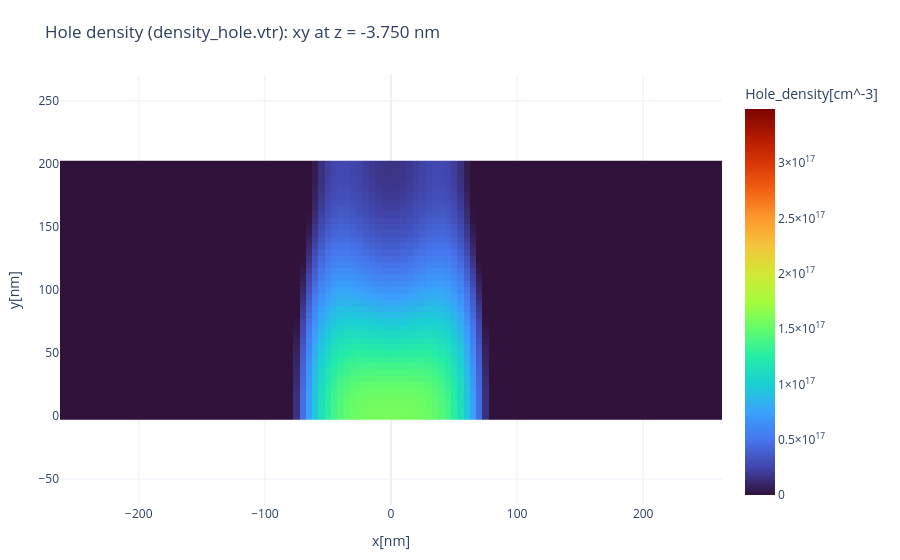
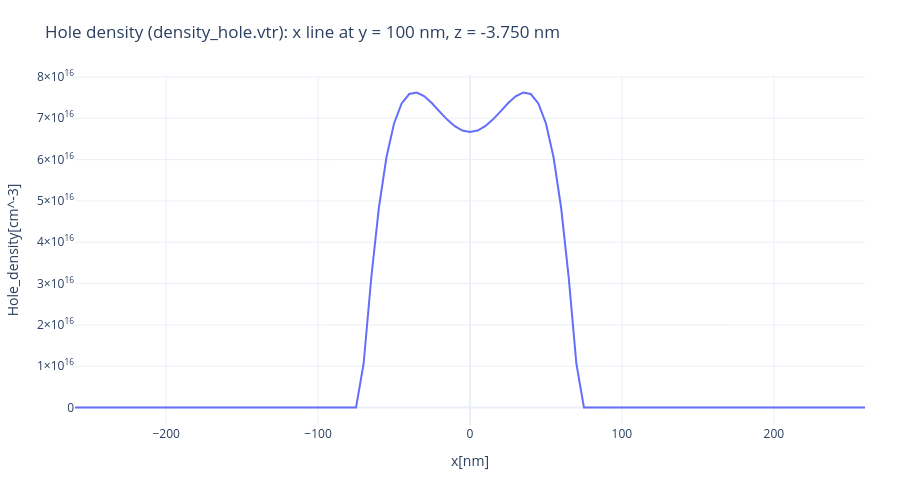
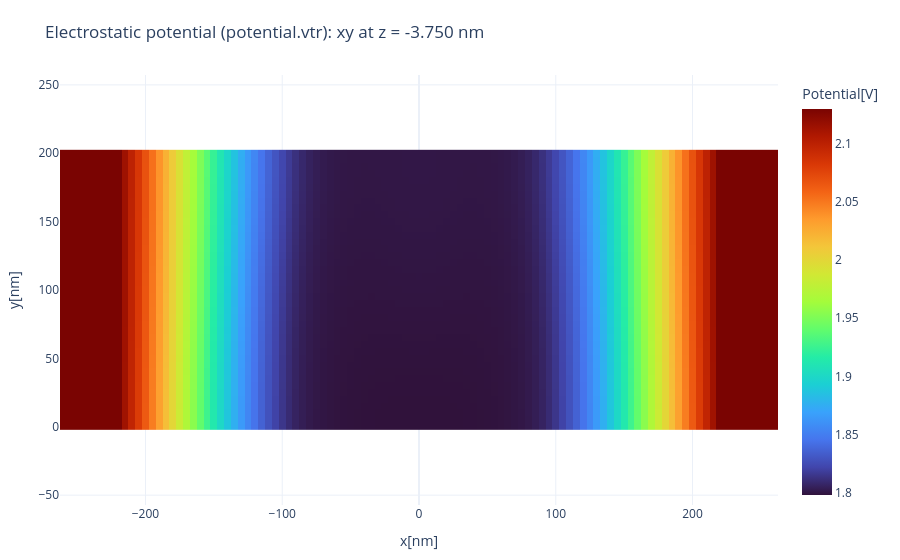
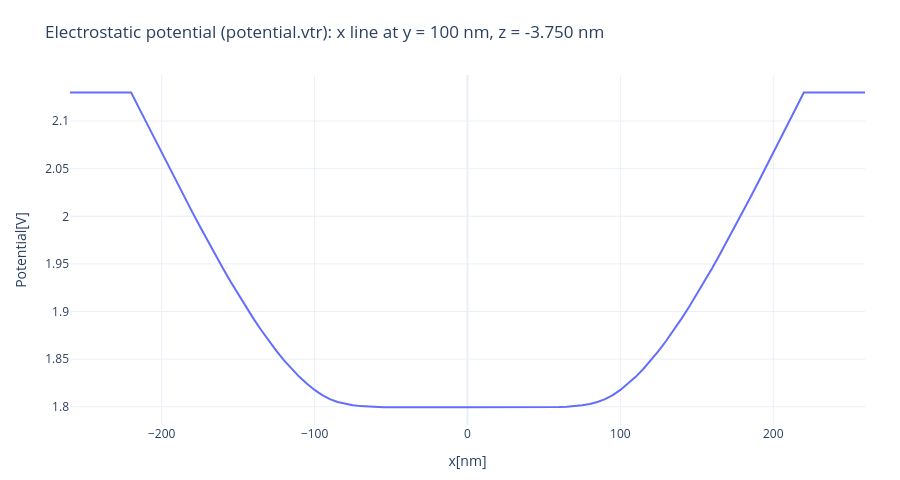

Notebook source saved alongside these figures, in order:
### Markdown cell above
### 7.2 Separate raw plane and line plots

The two density planes use one shared linear color range, making their spatial
patterns directly comparable. The `probability_shift` fields include their
state-energy offsets and are plotted exactly as written by nextnano.

### Code cell
# Extract all data first so shared color limits can be determined before plotting.
vtr_cut_results = {
    output["label"]: extract_vtr_cuts(
        output["path"],
        variable=output["variable"],
        plane_axis=CUT_PLANE_AXIS,
        plane_value_nm=CUT_PLANE_VALUE_NM,
        line_axis=CUT_LINE_AXIS,
        line_fixed_coords_nm=CUT_LINE_FIXED_COORDS_NM,
    )
    for output in VTR_OUTPUTS
}

density_outputs = [
    output for output in VTR_OUTPUTS
    if output["shared_scale_group"] == "density"
]
SHARED_DENSITY_COLOR_RANGE = (
    0.0,
    max(
        float(np.nanmax(plane_values_yx(vtr_cut_results[output["label"]]["plane"])))
        for output in density_outputs
    ),
)
print("Shared raw density color range:", SHARED_DENSITY_COLOR_RANGE)

cut_consistency_rows = []
for output in VTR_OUTPUTS:
    cuts = vtr_cut_results[output["label"]]
    plane = cuts["plane"]
    line = cuts["line"]
    plane_yx = plane_values_yx(plane)
    line_y_coordinate = line["chosen_coords"].get("y")
    plane_y_index = int(np.argmin(np.abs(np.asarray(plane["y"]) - line_y_coordinate)))
    line_matches_plane = np.array_equal(
        plane_yx[plane_y_index, :],
        np.asarray(line["values"]),
    )
    cut_consistency_rows.append(
        {
            "output": output["label"],
            "actual_plane_z_nm": plane["slice_coordinate"],
            "line_y_nm": line_y_coordinate,
            "line_z_nm": line["chosen_coords"].get("z"),
            "line_matches_plane_row_exactly": line_matches_plane,
            "finite_plane_values": bool(np.isfinite(plane_yx).all()),
        }
    )

    color_range = (
        SHARED_DENSITY_COLOR_RANGE
        if output["shared_scale_group"] == "density"
        else None
    )
    display(
        plot_vtr_plane(
            cuts,
            title=f"{output['label']}: xy at z = -3.750 nm",
            color_range=color_range,
        )
    )
    display(
        plot_vtr_line(
            cuts,
            title=f"{output['label']}: x line at y = 100 nm, z = -3.750 nm",
        )
    )

cut_consistency = pd.DataFrame(cut_consistency_rows)
display(cut_consistency)
assert cut_consistency["line_matches_plane_row_exactly"].all()
assert cut_consistency["finite_plane_values"].all()

### Figure 1 — Plotly figure (JSON) as saved in the notebook; plotly's stock layout.template omitted (floating-point values rounded to 4 significant figures; data arrays with more than 128 entries replaced by an {"elided": "..."} marker saying what was removed)
{"data": [{"colorbar": {"title": {"text": "Hole_density[cm^-3]"}}, "colorscale": [[0, "#30123b"], [0.07143, "#4145ab"], [0.1429, "#4675ed"], [0.2143, "#39a2fc"], [0.2857, "#1bcfd4"], [0.3571, "#24eca6"], [0.4286, "#61fc6c"], [0.5, "#a4fc3b"], [0.5714, "#d1e834"], [0.6429, "#f3c63a"], [0.7143, "#fe9b2d"], [0.7857, "#f36315"], [0.8571, "#d93806"], [0.9286, "#b11901"], [1, "#7a0402"]], "connectgaps": false, "hoverongaps": false, "type": "heatmap", "x": [-260.0, -255.0, -250.0, -245.0, -240.0, -235.0, -230.0, -225.0, -220.0, -215.0, -210.0, -205.0, -200.0, -195.0, -190.0, -185.0, -180.0, -175.0, -170.0, -165.0, -160.0, -155.0, -150.0, -145.0, -140.0, -135.0, -130.0, -125.0, -120.0, -115.0, -110.0, -105.0, -100.0, -95.0, -90.0, -85.0, -80.0, -75.0, -70.0, -65.0, -60.0, -55.0, -50.0, -45.0, -40.0, -35.0, -30.0, -25.0, -20.0, -15.0, -10.0, -5.0, 0.0, 5.0, 10.0, 15.0, 20.0, 25.0, 30.0, 35.0, 40.0, 45.0, 50.0, 55.0, 60.0, 65.0, 70.0, 75.0, 80.0, 85.0, 90.0, 95.0, 100.0, 105.0, 110.0, 115.0, 120.0, 125.0, 130.0, 135.0, 140.0, 145.0, 150.0, 155.0, 160.0, 165.0, 170.0, 175.0, 180.0, 185.0, 190.0, 195.0, 200.0, 205.0, 210.0, 215.0, 220.0, 225.0, 230.0, 235.0, 240.0, 245.0, 250.0, 255.0, 260.0], "y": [0.0, 5.0, 10.0, 15.0, 20.0, 25.0, 30.0, 35.0, 40.0, 45.0, 50.0, 55.0, 60.0, 65.0, 70.0, 75.0, 80.0, 85.0, 90.0, 95.0, 100.0, 105.0, 110.0, 115.0, 120.0, 125.0, 130.0, 135.0, 140.0, 145.0, 150.0, 155.0, 160.0, 165.0, 170.0, 175.0, 180.0, 185.0, 190.0, 195.0, 200.0], "z": {"elided": "41x105 float values"}, "zmax": 348849293711000000, "zmin": 0, "zsmooth": false}], "layout": {"height": 560, "margin": {"b": 55, "l": 60, "r": 50, "t": 75}, "meta": {"actual_plane_nm": -3.75, "linear_scale": true, "requested_plane_nm": -3.75}, "title": {"text": "Hole density (density_hole.vtr): xy at z = -3.750 nm"}, "xaxis": {"title": {"text": "x[nm]"}}, "yaxis": {"scaleanchor": "x", "scaleratio": 1, "title": {"text": "y[nm]"}}}}

### Figure 2 — Plotly figure (JSON) as saved in the notebook; plotly's stock layout.template omitted (floating-point values rounded to 4 significant figures)
{"data": [{"mode": "lines", "name": "Hole_density", "type": "scatter", "x": [-260.0, -255.0, -250.0, -245.0, -240.0, -235.0, -230.0, -225.0, -220.0, -215.0, -210.0, -205.0, -200.0, -195.0, -190.0, -185.0, -180.0, -175.0, -170.0, -165.0, -160.0, -155.0, -150.0, -145.0, -140.0, -135.0, -130.0, -125.0, -120.0, -115.0, -110.0, -105.0, -100.0, -95.0, -90.0, -85.0, -80.0, -75.0, -70.0, -65.0, -60.0, -55.0, -50.0, -45.0, -40.0, -35.0, -30.0, -25.0, -20.0, -15.0, -10.0, -5.0, 0.0, 5.0, 10.0, 15.0, 20.0, 25.0, 30.0, 35.0, 40.0, 45.0, 50.0, 55.0, 60.0, 65.0, 70.0, 75.0, 80.0, 85.0, 90.0, 95.0, 100.0, 105.0, 110.0, 115.0, 120.0, 125.0, 130.0, 135.0, 140.0, 145.0, 150.0, 155.0, 160.0, 165.0, 170.0, 175.0, 180.0, 185.0, 190.0, 195.0, 200.0, 205.0, 210.0, 215.0, 220.0, 225.0, 230.0, 235.0, 240.0, 245.0, 250.0, 255.0, 260.0], "y": [0.0, 0.0, 0.0, 0.0, 0.0, 0.0, 0.0, 0.0, 0.0, 0.0, 0.0, 0.0, 0.0, 0.0, 0.0, 0.0, 0.0, 0.0, 0.0, 0.0, 0.0, 0.0, 0.0, 0.0, 0.0, 0.0, 0.0, 0.0, 0.0, 0.0, 0.0, 0.0, 0.0, 0.0, 0.0, 0.0, 0.0, 7.99e-170, 1.065e+16, 3.135e+16, 4.829e+16, 6.057e+16, 6.875e+16, 7.36e+16, 7.587e+16, 7.624e+16, 7.531e+16, 7.362e+16, 7.162e+16, 6.967e+16, 6.807e+16, 6.703e+16, 6.667e+16, 6.703e+16, 6.807e+16, 6.967e+16, 7.162e+16, 7.362e+16, 7.531e+16, 7.624e+16, 7.587e+16, 7.36e+16, 6.875e+16, 6.057e+16, 4.829e+16, 3.135e+16, 1.065e+16, 7.99e-170, 0.0, 0.0, 0.0, 0.0, 0.0, 0.0, 0.0, 0.0, 0.0, 0.0, 0.0, 0.0, 0.0, 0.0, 0.0, 0.0, 0.0, 0.0, 0.0, 0.0, 0.0, 0.0, 0.0, 0.0, 0.0, 0.0, 0.0, 0.0, 0.0, 0.0, 0.0, 0.0, 0.0, 0.0, 0.0, 0.0, 0.0]}], "layout": {"height": 480, "margin": {"b": 55, "l": 70, "r": 35, "t": 75}, "meta": {"chosen_fixed_coordinates_nm": {"y": 100, "z": -3.75}, "linear_scale": true}, "showlegend": false, "title": {"text": "Hole density (density_hole.vtr): x line at y = 100 nm, z = -3.750 nm"}, "xaxis": {"title": {"text": "x[nm]"}}, "yaxis": {"title": {"text": "Hole_density[cm^-3]"}}}}

### Figure 3 — Plotly figure (JSON) as saved in the notebook; plotly's stock layout.template omitted (floating-point values rounded to 4 significant figures; data arrays with more than 128 entries replaced by an {"elided": "..."} marker saying what was removed)
{"data": [{"colorbar": {"title": {"text": "Potential[V]"}}, "colorscale": [[0, "#30123b"], [0.07143, "#4145ab"], [0.1429, "#4675ed"], [0.2143, "#39a2fc"], [0.2857, "#1bcfd4"], [0.3571, "#24eca6"], [0.4286, "#61fc6c"], [0.5, "#a4fc3b"], [0.5714, "#d1e834"], [0.6429, "#f3c63a"], [0.7143, "#fe9b2d"], [0.7857, "#f36315"], [0.8571, "#d93806"], [0.9286, "#b11901"], [1, "#7a0402"]], "connectgaps": false, "hoverongaps": false, "type": "heatmap", "x": [-260.0, -255.0, -250.0, -245.0, -240.0, -235.0, -230.0, -225.0, -220.0, -215.0, -210.0, -205.0, -200.0, -195.0, -190.0, -185.0, -180.0, -175.0, -170.0, -165.0, -160.0, -155.0, -150.0, -145.0, -140.0, -135.0, -130.0, -125.0, -120.0, -115.0, -110.0, -105.0, -100.0, -95.0, -90.0, -85.0, -80.0, -75.0, -70.0, -65.0, -60.0, -55.0, -50.0, -45.0, -40.0, -35.0, -30.0, -25.0, -20.0, -15.0, -10.0, -5.0, 0.0, 5.0, 10.0, 15.0, 20.0, 25.0, 30.0, 35.0, 40.0, 45.0, 50.0, 55.0, 60.0, 65.0, 70.0, 75.0, 80.0, 85.0, 90.0, 95.0, 100.0, 105.0, 110.0, 115.0, 120.0, 125.0, 130.0, 135.0, 140.0, 145.0, 150.0, 155.0, 160.0, 165.0, 170.0, 175.0, 180.0, 185.0, 190.0, 195.0, 200.0, 205.0, 210.0, 215.0, 220.0, 225.0, 230.0, 235.0, 240.0, 245.0, 250.0, 255.0, 260.0], "y": [0.0, 5.0, 10.0, 15.0, 20.0, 25.0, 30.0, 35.0, 40.0, 45.0, 50.0, 55.0, 60.0, 65.0, 70.0, 75.0, 80.0, 85.0, 90.0, 95.0, 100.0, 105.0, 110.0, 115.0, 120.0, 125.0, 130.0, 135.0, 140.0, 145.0, 150.0, 155.0, 160.0, 165.0, 170.0, 175.0, 180.0, 185.0, 190.0, 195.0, 200.0], "z": {"elided": "41x105 float values"}, "zsmooth": false}], "layout": {"height": 560, "margin": {"b": 55, "l": 60, "r": 50, "t": 75}, "meta": {"actual_plane_nm": -3.75, "linear_scale": true, "requested_plane_nm": -3.75}, "title": {"text": "Electrostatic potential (potential.vtr): xy at z = -3.750 nm"}, "xaxis": {"title": {"text": "x[nm]"}}, "yaxis": {"scaleanchor": "x", "scaleratio": 1, "title": {"text": "y[nm]"}}}}

### Figure 4 — Plotly figure (JSON) as saved in the notebook; plotly's stock layout.template omitted (floating-point values rounded to 4 significant figures)
{"data": [{"mode": "lines", "name": "Potential", "type": "scatter", "x": [-260.0, -255.0, -250.0, -245.0, -240.0, -235.0, -230.0, -225.0, -220.0, -215.0, -210.0, -205.0, -200.0, -195.0, -190.0, -185.0, -180.0, -175.0, -170.0, -165.0, -160.0, -155.0, -150.0, -145.0, -140.0, -135.0, -130.0, -125.0, -120.0, -115.0, -110.0, -105.0, -100.0, -95.0, -90.0, -85.0, -80.0, -75.0, -70.0, -65.0, -60.0, -55.0, -50.0, -45.0, -40.0, -35.0, -30.0, -25.0, -20.0, -15.0, -10.0, -5.0, 0.0, 5.0, 10.0, 15.0, 20.0, 25.0, 30.0, 35.0, 40.0, 45.0, 50.0, 55.0, 60.0, 65.0, 70.0, 75.0, 80.0, 85.0, 90.0, 95.0, 100.0, 105.0, 110.0, 115.0, 120.0, 125.0, 130.0, 135.0, 140.0, 145.0, 150.0, 155.0, 160.0, 165.0, 170.0, 175.0, 180.0, 185.0, 190.0, 195.0, 200.0, 205.0, 210.0, 215.0, 220.0, 225.0, 230.0, 235.0, 240.0, 245.0, 250.0, 255.0, 260.0], "y": [2.13, 2.13, 2.13, 2.13, 2.13, 2.13, 2.13, 2.13, 2.13, 2.114, 2.098, 2.082, 2.066, 2.051, 2.035, 2.02, 2.004, 1.989, 1.974, 1.96, 1.946, 1.932, 1.918, 1.905, 1.893, 1.881, 1.869, 1.859, 1.849, 1.84, 1.831, 1.824, 1.818, 1.812, 1.808, 1.805, 1.803, 1.802, 1.801, 1.8, 1.8, 1.8, 1.799, 1.799, 1.799, 1.799, 1.799, 1.799, 1.799, 1.799, 1.799, 1.799, 1.799, 1.799, 1.799, 1.799, 1.799, 1.799, 1.799, 1.799, 1.799, 1.799, 1.799, 1.8, 1.8, 1.8, 1.801, 1.802, 1.803, 1.805, 1.808, 1.812, 1.818, 1.824, 1.831, 1.84, 1.849, 1.859, 1.869, 1.881, 1.893, 1.905, 1.918, 1.932, 1.946, 1.96, 1.974, 1.989, 2.004, 2.02, 2.035, 2.051, 2.066, 2.082, 2.098, 2.114, 2.13, 2.13, 2.13, 2.13, 2.13, 2.13, 2.13, 2.13, 2.13]}], "layout": {"height": 480, "margin": {"b": 55, "l": 70, "r": 35, "t": 75}, "meta": {"chosen_fixed_coordinates_nm": {"y": 100, "z": -3.75}, "linear_scale": true}, "showlegend": false, "title": {"text": "Electrostatic potential (potential.vtr): x line at y = 100 nm, z = -3.750 nm"}, "xaxis": {"title": {"text": "x[nm]"}}, "yaxis": {"title": {"text": "Potential[V]"}}}}
